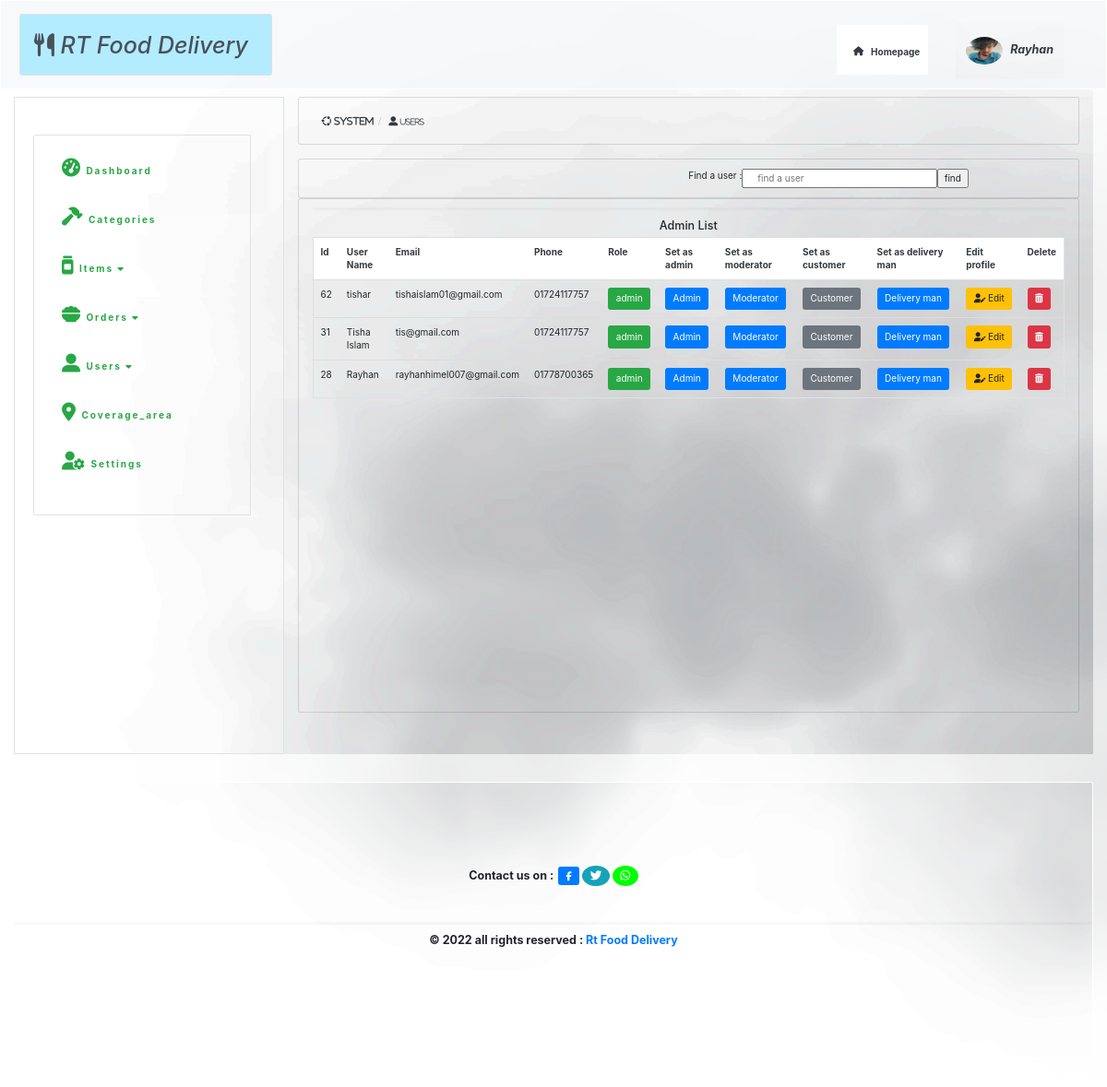
Page /admin/users.php?source=admin (signed in) on the earlier database version.
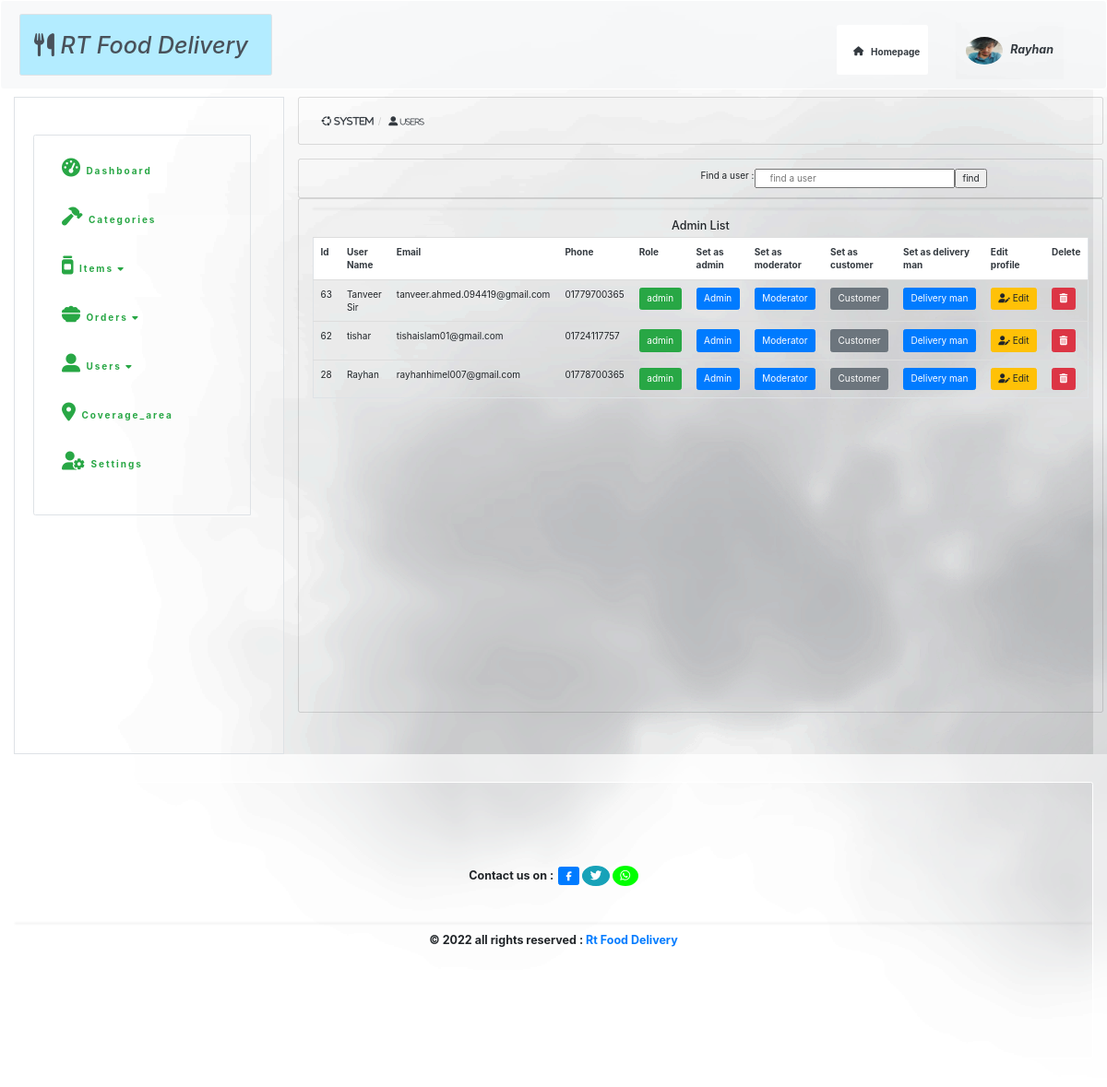
Same page on the later database version.
### tables this page shows
CREATE TABLE `users` (
  `user_id` int(11) NOT NULL,
  `first_name` varchar(32) NOT NULL,
  `last_name` varchar(32) NOT NULL,
  `username` varchar(32) NOT NULL,
  `mobile_number` int(11) NOT NULL,
  `email` varchar(255) NOT NULL,
  `user_image` text NOT NULL,
  `house_no` int(255) NOT NULL,
  `street` varchar(255) NOT NULL,
  `city` varchar(20) NOT NULL,
  `password` varchar(255) NOT NULL,
  `user_role` varchar(20) NOT NULL,
  `pass_proteect` varchar(255) NOT NULL DEFAULT '$2y$10$iusesomecrazystrings22',
  `token` varchar(255) NOT NULL,
  `status` varchar(20) NOT NULL
);

### admin/admin_page/total_admin.php (the view, shortened to what this page needs)
<table class="table  card-body  table-hover table-borderless  border rounded-top rounded-bottom"><hr>
  <h5 class="text-center">Admin List</h5>
                <tr class="text-dark bg-white   rounded-top rounded-bottom">
                  <th>Id</th>
                  <th>User Name</th>
                  <th>Email</th>
                  <th>Phone</th>
                  <th>Role</th>
                  <th>Set  as admin</th>
                  <th>Set  as moderator</th>
                  <th>Set  as customer</th>
                  <th>Set  as delivery man</th>
                  <th>Edit profile</th>
                  <th>Delete</th>
                </tr>
                <tbody>
                <?php
                 $rules ="SELECT  *   FROM users  WHERE user_role='admin' ORDER BY user_id DESC";
                $news =mysqli_query($connect,$rules) ;
                while($view=mysqli_fetch_assoc($news)){
                    $db_id =  $view['user_id'];
                    $db_username =  $view['username'];
                    $db_user_mobile_number =  $view['mobile_number'];
                    $db_user_email =  $view['email'];
                    $db_user_role =  $view['user_role'];
                  echo "<tr>" ;
                  echo "<td>{$db_id }</td>";
                  echo "<td>{$db_username}</td>";
                  echo "<td>{$db_user_email}</td>";
                  echo "<td>0{$db_user_mobile_number}</td>";
                  echo "<td><a  class='btn btn-success text-white font-weight-bolder'>{$db_user_role}</a></td>";
                  echo "<td><a class='btn btn-primary' href='users.php?source=admin&change_role_admin={$db_id}'> Admin</a></td>";
                  echo "<td><a class='btn btn-primary' href='users.php?source=admin&change_role_moderator={$db_id}'>Moderator</a></td>";
                  echo "<td><a  class='btn btn-secondary' href='users.php?source=admin&change_role_customer={$db_id}'>Customer</a></td>";
                  echo "<td><a class='btn btn-primary' href='users.php?source=admin&change_role_delivery_man={$db_id}'>Delivery man</a></td>";
                  echo "<td><a class='btn btn-warning' target='_blank' href='users.php?source=edit_users&edit_user={$db_id}'><i class='fa-solid fa-user-pen'> </i> Edit </a></td>";
                  echo "<td><a  class='btn btn-danger' onClick=\"javascript: return confirm('Are you sure to delete?');  \" href='users.php?source=admin&delete={$db_id}'><i class='fa-solid fa-trash-can'></i></a></td>";
                  echo "</tr>";
                }
                ?>
                </tbody>
</table>
<br>
<br>
<br>
<br>
<br>
<br>
<br>
<br>
<br>
<br>
<br>
<br>
<br>
<br>
<br>
<br>
<br>
<br>
<br>

Differences in the rows shown:
no longer on this page (row edited): users: user_id "31", username "Tisha Islam", email "tis@gmail.com", mobile_number "1724117757", user_role "admin"
now on this page (row edited): users: user_id "63", username "Tanveer Sir", email "tanveer.ahmed.094419@gmail.com", mobile_number "1779700365", user_role "admin"
